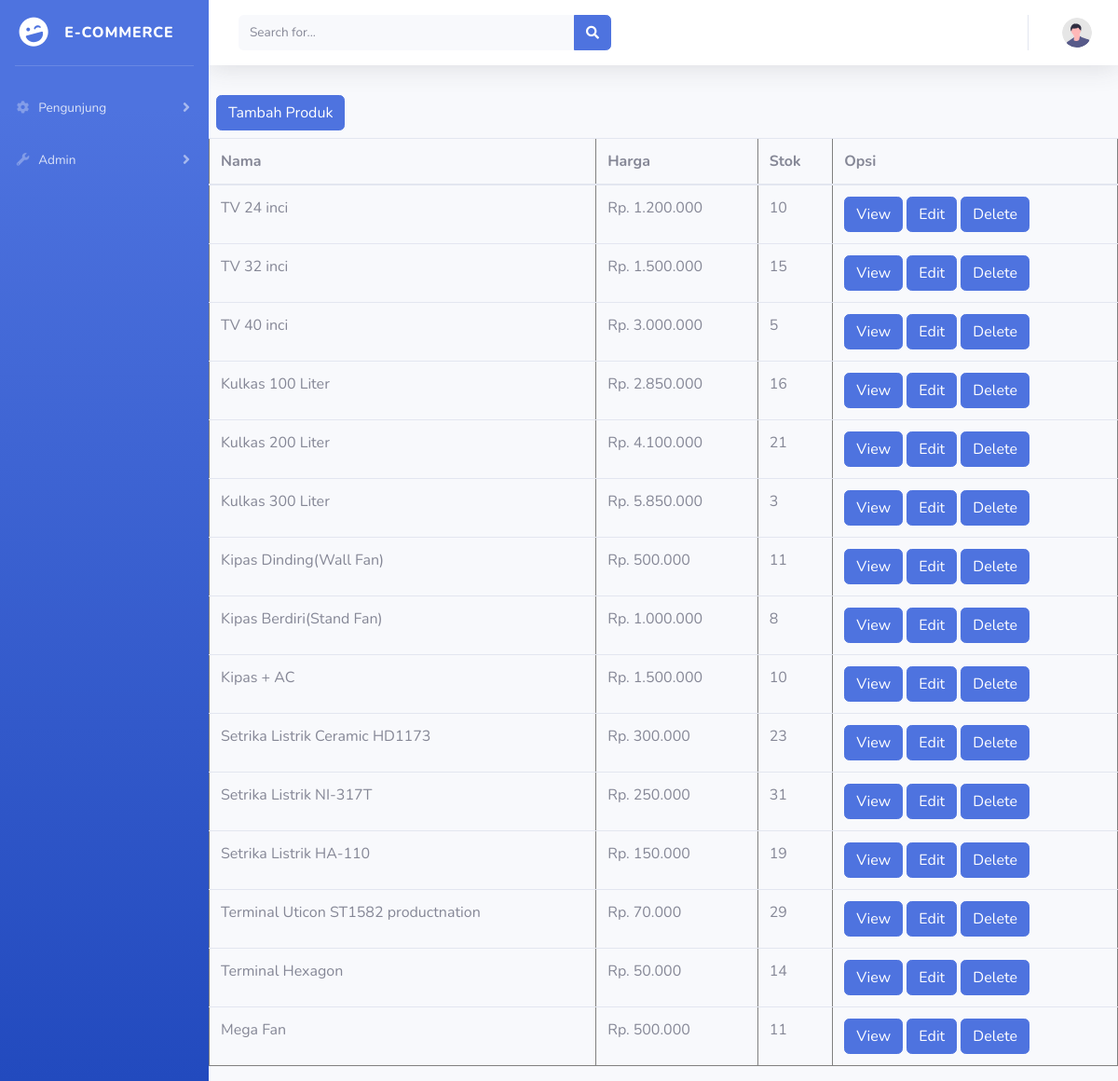
The page /index_admin.php on the database its author committed.
### tables this page shows
CREATE TABLE `produk` (
  `id` int(11) NOT NULL,
  `nama` varchar(200) NOT NULL,
  `harga` int(10) NOT NULL,
  `stok` int(11) NOT NULL,
  `merk` varchar(100) NOT NULL,
  `idjenis` int(11) NOT NULL,
  `status` enum('Baru','Bekas') NOT NULL,
  `deskripsi` varchar(10000) NOT NULL
);

### index_admin.php (the view, shortened to what this page needs)
<?php
require_once 'koneksi.php';
?>
<?php
$sql = "SELECT * FROM produk";
$rs = $dbh->query($sql);
?>
<!DOCTYPE html>
<html lang="en">
<head>
    <link href="vendor/fontawesome-free/css/all.min.css" rel="stylesheet" type="text/css">
    <link href="css/sb-admin-2.min.css" rel="stylesheet">
    <link rel="stylesheet" href="css/style.css">
</head>
<body id="page-top">
    <div id="wrapper">
        <ul class="navbar-nav bg-gradient-primary sidebar sidebar-dark accordion" id="accordionSidebar">
            <a class="sidebar-brand d-flex align-items-center justify-content-center" href="index.php">
                <div class="sidebar-brand-icon rotate-n-15">
                    <i class="fas fa-laugh-wink"></i>
                </div>
                <div class="sidebar-brand-text mx-3">E-Commerce</div>
            </a>
            <hr class="sidebar-divider">
            <li class="nav-item">
                <a class="nav-link collapsed" href="#" data-toggle="collapse" data-target="#collapseTwo" aria-expanded="true" aria-controls="collapseTwo">
                    <i class="fas fa-fw fa-cog"></i>
                    <span>Pengunjung</span>
                </a>
            </li>
            <li class="nav-item">
                <a class="nav-link collapsed" href="#" data-toggle="collapse" data-target="#collapseUtilities" aria-expanded="true" aria-controls="collapseUtilities">
                    <i class="fas fa-fw fa-wrench"></i>
                    <span>Admin</span>
                </a>
            </li>
        </ul>
        <div id="content-wrapper" class="d-flex flex-column">
            <div id="content">
                <nav class="navbar navbar-expand navbar-light bg-white topbar mb-4 static-top shadow">
                    <form class="d-none d-sm-inline-block form-inline mr-auto ml-md-3 my-2 my-md-0 mw-100 navbar-search">
                        <div class="input-group">
                            <input type="text" class="form-control bg-light border-0 small" placeholder="Search for..." aria-label="Search" aria-describedby="basic-addon2">
                            <div class="input-group-append">
                                <button class="btn btn-primary" type="button">
                                    <i class="fas fa-search fa-sm"></i>
                                </button>
                            </div>
                        </div>
                    </form>
                    <ul class="navbar-nav ml-auto">
                        <li class="nav-item dropdown no-arrow">
                            <a class="nav-link dropdown-toggle" href="#" id="userDropdown" role="button" data-toggle="dropdown" aria-haspopup="true" aria-expanded="false">
                                <img class="img-profile rounded-circle" src="img/undraw_profile.svg">
                            </a>
                        </li>
                    </ul>
                </nav>
                <a class="btn btn-primary" href="form_produk.php" role="button" style="margin: 0.5rem;">Tambah Produk</a>
                <table class="table" width="100%" border="1" cellspacing="2" cellpadding="2">
                    <thead>
                        <tr>
                            <th>Nama</th>
                            <th>Harga</th>
                            <th>Stok</th>
                            <th>Opsi</th>
                        </tr>
                    </thead>
                    <tbody>
                        <?php
                        foreach ($rs as $row) {
                        ?>
                            <tr>
                                <td><?= $row['nama'] ?></td>
                                <td>Rp. <?= $_format_harga = number_format($row['harga'], 0, ',', '.'); ?></td>
                                <td><?= $row['stok'] ?></td>
                                <td>
                                    <a class="btn btn-primary" href="view_produk.php?id=<?= $row['id'] ?>">View</a>
                                    <a class="btn btn-primary" href="form_edit_produk.php?idedit=<?= $row['id'] ?>">Edit</a>
                                    <a class="btn btn-primary" href="delete_produk.php?iddel=<?= $row['id'] ?>" onclick="if(!confirm('Anda Yakin Hapus Data Produk <?= $row['nama'] ?>?')) {return false}">Delete</a>
                                </td>
                            </tr>
                        <?php
                        }
                        ?>
                    </tbody>
                </table>
            </div>
        </div>
    </div>
</body>
</html>

### rows shown on the page
produk: nama "TV 24 inci", harga "1.200.000", stok "10"
produk: nama "TV 32 inci", harga "1.500.000", stok "15"
produk: nama "TV 40 inci", harga "3.000.000", stok "5"
produk: nama "Kulkas 100 Liter", harga "2.850.000", stok "16"
produk: nama "Kulkas 200 Liter", harga "4.100.000", stok "21"
produk: nama "Kulkas 300 Liter", harga "5.850.000", stok "3"
produk: nama "Kipas Dinding(Wall Fan)", harga "500.000", stok "11"
produk: nama "Kipas Berdiri(Stand Fan)", harga "1.000.000", stok "8"
produk: nama "Kipas + AC", harga "1.500.000", stok "10"
produk: nama "Setrika Listrik Ceramic HD1173", harga "300.000", stok "23"
produk: nama "Setrika Listrik NI-317T", harga "250.000", stok "31"
produk: nama "Setrika Listrik HA-110", harga "150.000", stok "19"
produk: nama "Terminal Uticon ST1582 productnation", harga "70.000", stok "29"
produk: nama "Terminal Hexagon", harga "50.000", stok "14"
produk: nama "Mega Fan", harga "500.000", stok "11"
